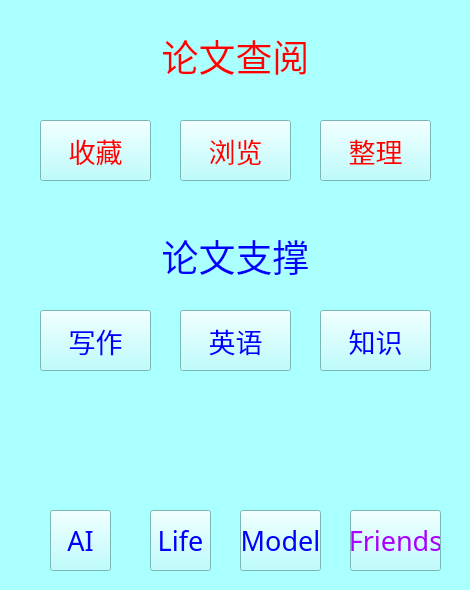
       <widget class="QWidget" name="widget_3" native="true">
        <property name="font">
         <font>
          <family>华文楷体</family>
          <pointsize>36</pointsize>
         </font>
        </property>
        <property name="styleSheet">
         <string notr="true">background-color: rgb(170, 255, 255);</string>
        </property>
        <widget class="QPushButton" name="pushButton_2">
         <property name="geometry">
          <rect>
           <x>140</x>
           <y>20</y>
           <width>191</width>
           <height>71</height>
          </rect>
         </property>
         <property name="font">
          <font>
           <family>华文楷体</family>
           <pointsize>28</pointsize>
          </font>
         </property>
         <property name="styleSheet">
          <string notr="true">color: rgb(255, 0, 0);</string>
         </property>
         <property name="text">
          <string>论文查阅</string>
         </property>
         <property name="flat">
          <bool>true</bool>
         </property>
        </widget>
        <widget class="QWidget" name="widget_5" native="true">
         <property name="geometry">
          <rect>
           <x>20</x>
           <y>100</y>
           <width>431</width>
           <height>111</height>
          </rect>
         </property>
         <widget class="QPushButton" name="pushButton_7">
          <property name="geometry">
           <rect>
            <x>20</x>
            <y>20</y>
            <width>111</width>
            <height>61</height>
           </rect>
          </property>
          <property name="font">
           <font>
            <family>华文楷体</family>
            <pointsize>20</pointsize>
           </font>
          </property>
          <property name="styleSheet">
           <string notr="true">color: rgb(255, 0, 0);</string>
          </property>
          <property name="text">
           <string>收藏</string>
          </property>
         </widget>
         <widget class="QPushButton" name="pushButton_8">
          <property name="geometry">
           <rect>
            <x>160</x>
            <y>20</y>
            <width>111</width>
            <height>61</height>
           </rect>
          </property>
          <property name="font">
           <font>
            <family>华文楷体</family>
            <pointsize>20</pointsize>
           </font>
          </property>
          <property name="styleSheet">
           <string notr="true">color: rgb(255, 0, 0);</string>
          </property>
          <property name="text">
           <string>浏览</string>
          </property>
         </widget>
         <widget class="QPushButton" name="pushButton_9">
          <property name="geometry">
           <rect>
            <x>300</x>
            <y>20</y>
            <width>111</width>
            <height>61</height>
           </rect>
          </property>
          <property name="font">
           <font>
            <family>华文楷体</family>
            <pointsize>20</pointsize>
           </font>
          </property>
          <property name="styleSheet">
           <string notr="true">color: rgb(255, 0, 0);</string>
          </property>
          <property name="text">
           <string>整理</string>
          </property>
         </widget>
         <widget class="QWidget" name="widget_7" native="true">
          <property name="geometry">
           <rect>
            <x>330</x>
            <y>110</y>
            <width>431</width>
            <height>111</height>
           </rect>
          </property>
          <widget class="QPushButton" name="pushButton_14">
           <property name="geometry">
            <rect>
             <x>20</x>
             <y>20</y>
             <width>111</width>
             <height>61</height>
            </rect>
           </property>
           <property name="font">
            <font>
             <family>华文楷体</family>
             <pointsize>20</pointsize>
            </font>
           </property>
           <property name="text">
            <string>收藏</string>
           </property>
          </widget>
          <widget class="QPushButton" name="pushButton_15">
           <property name="geometry">
            <rect>
             <x>160</x>
             <y>20</y>
             <width>111</width>
             <height>61</height>
            </rect>
           </property>
           <property name="font">
            <font>
             <family>华文楷体</family>
             <pointsize>20</pointsize>
            </font>
           </property>
           <property name="text">
            <string>浏览</string>
           </property>
          </widget>
          <widget class="QPushButton" name="pushButton_16">
           <property name="geometry">
            <rect>
             <x>300</x>
             <y>20</y>
             <width>111</width>
             <height>61</height>
            </rect>
           </property>
           <property name="font">
            <font>
             <family>华文楷体</family>
             <pointsize>20</pointsize>
            </font>
           </property>
           <property name="text">
            <string>整理</string>
           </property>
          </widget>
          <widget class="QWidget" name="widget_8" native="true">
           <property name="geometry">
            <rect>
             <x>370</x>
             <y>100</y>
             <width>431</width>
             <height>111</height>
            </rect>
           </property>
           <widget class="QPushButton" name="pushButton_17">
            <property name="geometry">
             <rect>
              <x>20</x>
              <y>20</y>
              <width>111</width>
              <height>61</height>
             </rect>
            </property>
            <property name="font">
             <font>
              <family>华文楷体</family>
              <pointsize>20</pointsize>
             </font>
            </property>
            <property name="text">
             <string>收藏</string>
            </property>
           </widget>
           <widget class="QPushButton" name="pushButton_18">
            <property name="geometry">
             <rect>
              <x>160</x>
              <y>20</y>
              <width>111</width>
              <height>61</height>
             </rect>
            </property>
            <property name="font">
             <font>
              <family>华文楷体</family>
              <pointsize>20</pointsize>
             </font>
            </property>
            <property name="text">
             <string>浏览</string>
            </property>
           </widget>
           <widget class="QPushButton" name="pushButton_19">
            <property name="geometry">
             <rect>
              <x>300</x>
              <y>20</y>
              <width>111</width>
              <height>61</height>
             </rect>
            </property>
            <property name="font">
             <font>
              <family>华文楷体</family>
              <pointsize>20</pointsize>
             </font>
            </property>
            <property name="text">
             <string>整理</string>
            </property>
           </widget>
          </widget>
         </widget>
         <widget class="QWidget" name="widget_6" native="true">
          <property name="geometry">
           <rect>
            <x>430</x>
            <y>60</y>
            <width>431</width>
            <height>111</height>
           </rect>
          </property>
          <widget class="QPushButton" name="pushButton_10">
           <property name="geometry">
            <rect>
             <x>20</x>
             <y>20</y>
             <width>111</width>
             <height>61</height>
            </rect>
           </property>
           <property name="font">
            <font>
             <family>华文楷体</family>
             <pointsize>20</pointsize>
            </font>
           </property>
           <property name="styleSheet">
            <string notr="true">color: rgb(255, 0, 0);</string>
           </property>
           <property name="text">
            <string>收藏</string>
           </property>
          </widget>
          <widget class="QPushButton" name="pushButton_11">
           <property name="geometry">
            <rect>
             <x>160</x>
             <y>20</y>
             <width>111</width>
             <height>61</height>
            </rect>
           </property>
           <property name="font">
            <font>
             <family>华文楷体</family>
             <pointsize>20</pointsize>
            </font>
           </property>
           <property name="styleSheet">
            <string notr="true">color: rgb(255, 0, 0);</string>
           </property>
           <property name="text">
            <string>浏览</string>
           </property>
          </widget>
          <widget class="QPushButton" name="pushButton_13">
           <property name="geometry">
            <rect>
             <x>300</x>
             <y>20</y>
             <width>111</width>
             <height>61</height>
            </rect>
           </property>
           <property name="font">
            <font>
             <family>华文楷体</family>
             <pointsize>20</pointsize>
            </font>
           </property>
           <property name="styleSheet">
            <string notr="true">color: rgb(255, 0, 0);</string>
           </property>
           <property name="text">
            <string>整理</string>
           </property>
          </widget>
          <widget class="QWidget" name="widget_10" native="true">
           <property name="geometry">
            <rect>
             <x>330</x>
             <y>110</y>
             <width>431</width>
             <height>111</height>
            </rect>
           </property>
           <widget class="QPushButton" name="pushButton_23">
            <property name="geometry">
             <rect>
              <x>20</x>
              <y>20</y>
              <width>111</width>
              <height>61</height>
             </rect>
            </property>
            <property name="font">
             <font>
              <family>华文楷体</family>
              <pointsize>20</pointsize>
             </font>
            </property>
            <property name="text">
             <string>收藏</string>
            </property>
           </widget>
           <widget class="QPushButton" name="pushButton_24">
            <property name="geometry">
             <rect>
              <x>160</x>
              <y>20</y>
              <width>111</width>
              <height>61</height>
             </rect>
            </property>
            <property name="font">
             <font>
              <family>华文楷体</family>
              <pointsize>20</pointsize>
             </font>
            </property>
            <property name="text">
             <string>浏览</string>
            </property>
           </widget>
           <widget class="QPushButton" name="pushButton_25">
            <property name="geometry">
             <rect>
              <x>300</x>
              <y>20</y>
              <width>111</width>
              <height>61</height>
             </rect>
            </property>
            <property name="font">
             <font>
              <family>华文楷体</family>
              <pointsize>20</pointsize>
             </font>
            </property>
            <property name="text">
             <string>整理</string>
            </property>
           </widget>
           <widget class="QWidget" name="widget_13" native="true">
            <property name="geometry">
             <rect>
              <x>370</x>
              <y>100</y>
              <width>431</width>
              <height>111</height>
             </rect>
            </property>
            <widget class="QPushButton" name="pushButton_32">
             <property name="geometry">
              <rect>
               <x>20</x>
               <y>20</y>
               <width>111</width>
               <height>61</height>
              </rect>
             </property>
             <property name="font">
              <font>
               <family>华文楷体</family>
               <pointsize>20</pointsize>
              </font>
             </property>
             <property name="text">
              <string>收藏</string>
             </property>
            </widget>
            <widget class="QPushButton" name="pushButton_34">
             <property name="geometry">
              <rect>
               <x>160</x>
               <y>20</y>
               <width>111</width>
               <height>61</height>
              </rect>
             </property>
             <property name="font">
              <font>
               <family>华文楷体</family>
               <pointsize>20</pointsize>
              </font>
             </property>
             <property name="text">
              <string>浏览</string>
             </property>
            </widget>
            <widget class="QPushButton" name="pushButton_35">
             <property name="geometry">
              <rect>
               <x>300</x>
               <y>20</y>
               <width>111</width>
               <height>61</height>
              </rect>
             </property>
             <property name="font">
              <font>
               <family>华文楷体</family>
               <pointsize>20</pointsize>
              </font>
             </property>
             <property name="text">
              <string>整理</string>
             </property>
            </widget>
           </widget>
          </widget>
         </widget>
        </widget>
        <widget class="QWidget" name="widget_9" native="true">
         <property name="geometry">
          <rect>
           <x>50</x>
           <y>490</y>
           <width>401</width>
           <height>91</height>
          </rect>
         </property>
         <widget class="QPushButton" name="pushButton_20">
          <property name="geometry">
           <rect>
            <x>0</x>
            <y>20</y>
            <width>61</width>
            <height>61</height>
           </rect>
          </property>
          <property name="font">
           <font>
            <family>华文楷体</family>
            <pointsize>20</pointsize>
           </font>
          </property>
          <property name="styleSheet">
           <string notr="true">color: rgb(0, 0, 255);</string>
          </property>
          <property name="text">
           <string>AI</string>
          </property>
         </widget>
         <widget class="QPushButton" name="pushButton_21">
          <property name="geometry">
           <rect>
            <x>100</x>
            <y>20</y>
            <width>61</width>
            <height>61</height>
           </rect>
          </property>
          <property name="font">
           <font>
            <family>华文楷体</family>
            <pointsize>20</pointsize>
           </font>
          </property>
          <property name="styleSheet">
           <string notr="true">color: rgb(0, 0, 255);</string>
          </property>
          <property name="text">
           <string>Life</string>
          </property>
         </widget>
         <widget class="QPushButton" name="pushButton_22">
          <property name="geometry">
           <rect>
            <x>190</x>
            <y>20</y>
            <width>81</width>
            <height>61</height>
           </rect>
          </property>
          <property name="font">
           <font>
            <family>华文楷体</family>
            <pointsize>20</pointsize>
           </font>
          </property>
          <property name="styleSheet">
           <string notr="true">color: rgb(0, 0, 255);</string>
          </property>
          <property name="text">
           <string>Model</string>
          </property>
         </widget>
         <widget class="QWidget" name="widget_11" native="true">
          <property name="geometry">
           <rect>
            <x>330</x>
            <y>110</y>
            <width>431</width>
            <height>111</height>
           </rect>
          </property>
          <widget class="QPushButton" name="pushButton_26">
           <property name="geometry">
            <rect>
             <x>20</x>
             <y>20</y>
             <width>111</width>
             <height>61</height>
            </rect>
           </property>
           <property name="font">
            <font>
             <family>华文楷体</family>
             <pointsize>20</pointsize>
            </font>
           </property>
           <property name="text">
            <string>收藏</string>
           </property>
          </widget>
          <widget class="QPushButton" name="pushButton_27">
           <property name="geometry">
            <rect>
             <x>160</x>
             <y>20</y>
             <width>111</width>
             <height>61</height>
            </rect>
           </property>
           <property name="font">
            <font>
             <family>华文楷体</family>
             <pointsize>20</pointsize>
            </font>
           </property>
           <property name="text">
            <string>浏览</string>
           </property>
          </widget>
          <widget class="QPushButton" name="pushButton_28">
           <property name="geometry">
            <rect>
             <x>300</x>
             <y>20</y>
             <width>111</width>
             <height>61</height>
            </rect>
           </property>
           <property name="font">
            <font>
             <family>华文楷体</family>
             <pointsize>20</pointsize>
            </font>
           </property>
           <property name="text">
            <string>整理</string>
           </property>
          </widget>
          <widget class="QWidget" name="widget_12" native="true">
           <property name="geometry">
            <rect>
             <x>370</x>
             <y>100</y>
             <width>431</width>
             <height>111</height>
            </rect>
           </property>
           <widget class="QPushButton" name="pushButton_29">
            <property name="geometry">
             <rect>
              <x>20</x>
              <y>20</y>
              <width>111</width>
              <height>61</height>
             </rect>
            </property>
            <property name="font">
             <font>
              <family>华文楷体</family>
              <pointsize>20</pointsize>
             </font>
            </property>
            <property name="text">
             <string>收藏</string>
            </property>
           </widget>
           <widget class="QPushButton" name="pushButton_30">
            <property name="geometry">
             <rect>
              <x>160</x>
              <y>20</y>
              <width>111</width>
              <height>61</height>
             </rect>
            </property>
            <property name="font">
             <font>
              <family>华文楷体</family>
              <pointsize>20</pointsize>
             </font>
            </property>
            <property name="text">
             <string>浏览</string>
            </property>
           </widget>
           <widget class="QPushButton" name="pushButton_31">
            <property name="geometry">
             <rect>
              <x>300</x>
              <y>20</y>
              <width>111</width>
              <height>61</height>
             </rect>
            </property>
            <property name="font">
             <font>
              <family>华文楷体</family>
              <pointsize>20</pointsize>
             </font>
            </property>
            <property name="text">
             <string>整理</string>
            </property>
           </widget>
          </widget>
         </widget>
         <widget class="QPushButton" name="pushButton_33">
          <property name="geometry">
           <rect>
            <x>300</x>
            <y>20</y>
            <width>91</width>
            <height>61</height>
           </rect>
          </property>
          <property name="font">
           <font>
            <family>华文楷体</family>
            <pointsize>20</pointsize>
           </font>
          </property>
          <property name="styleSheet">
           <string notr="true">color: rgb(170, 0, 255);</string>
          </property>
          <property name="text">
           <string>Friends</string>
          </property>
         </widget>
        </widget>
        <widget class="QPushButton" name="pushButton_3">
         <property name="geometry">
          <rect>
           <x>140</x>
           <y>220</y>
           <width>191</width>
           <height>71</height>
          </rect>
         </property>
         <property name="font">
          <font>
           <family>华文楷体</family>
           <pointsize>28</pointsize>
          </font>
         </property>
         <property name="styleSheet">
          <string notr="true">color: rgb(0, 0, 255);</string>
         </property>
         <property name="text">
          <string>论文支撑</string>
         </property>
         <property name="flat">
          <bool>true</bool>
         </property>
        </widget>
        <widget class="QWidget" name="widget_14" native="true">
         <property name="geometry">
          <rect>
           <x>30</x>
           <y>290</y>
           <width>431</width>
           <height>111</height>
          </rect>
         </property>
         <widget class="QPushButton" name="pushButton_36">
          <property name="geometry">
           <rect>
            <x>10</x>
            <y>20</y>
            <width>111</width>
            <height>61</height>
           </rect>
          </property>
          <property name="font">
           <font>
            <family>华文楷体</family>
            <pointsize>20</pointsize>
           </font>
          </property>
          <property name="styleSheet">
           <string notr="true">color: rgb(0, 0, 255);</string>
          </property>
          <property name="text">
           <string>写作</string>
          </property>
         </widget>
         <widget class="QPushButton" name="pushButton_37">
          <property name="geometry">
           <rect>
            <x>150</x>
            <y>20</y>
            <width>111</width>
            <height>61</height>
           </rect>
          </property>
          <property name="font">
           <font>
            <family>华文楷体</family>
            <pointsize>20</pointsize>
           </font>
          </property>
          <property name="styleSheet">
           <string notr="true">color: rgb(0, 0, 255);</string>
          </property>
          <property name="text">
           <string>英语</string>
          </property>
         </widget>
         <widget class="QWidget" name="widget_15" native="true">
          <property name="geometry">
           <rect>
            <x>330</x>
            <y>110</y>
            <width>431</width>
            <height>111</height>
           </rect>
          </property>
          <widget class="QPushButton" name="pushButton_39">
           <property name="geometry">
            <rect>
             <x>20</x>
             <y>20</y>
             <width>111</width>
             <height>61</height>
            </rect>
           </property>
           <property name="font">
            <font>
             <family>华文楷体</family>
             <pointsize>20</pointsize>
            </font>
           </property>
           <property name="text">
            <string>收藏</string>
           </property>
          </widget>
          <widget class="QPushButton" name="pushButton_40">
           <property name="geometry">
            <rect>
             <x>160</x>
             <y>20</y>
             <width>111</width>
             <height>61</height>
            </rect>
           </property>
           <property name="font">
            <font>
             <family>华文楷体</family>
             <pointsize>20</pointsize>
            </font>
           </property>
           <property name="text">
            <string>浏览</string>
           </property>
          </widget>
          <widget class="QPushButton" name="pushButton_41">
           <property name="geometry">
            <rect>
             <x>300</x>
             <y>20</y>
             <width>111</width>
             <height>61</height>
            </rect>
           </property>
           <property name="font">
            <font>
             <family>华文楷体</family>
             <pointsize>20</pointsize>
            </font>
           </property>
           <property name="text">
            <string>整理</string>
           </property>
          </widget>
          <widget class="QWidget" name="widget_16" native="true">
           <property name="geometry">
            <rect>
             <x>370</x>
             <y>100</y>
             <width>431</width>
             <height>111</height>
            </rect>
           </property>
           <widget class="QPushButton" name="pushButton_42">
            <property name="geometry">
             <rect>
              <x>20</x>
              <y>20</y>
              <width>111</width>
              <height>61</height>
             </rect>
            </property>
            <property name="font">
             <font>
              <family>华文楷体</family>
              <pointsize>20</pointsize>
             </font>
            </property>
            <property name="text">
             <string>收藏</string>
            </property>
           </widget>
           <widget class="QPushButton" name="pushButton_43">
            <property name="geometry">
             <rect>
              <x>160</x>
              <y>20</y>
              <width>111</width>
              <height>61</height>
             </rect>
            </property>
            <property name="font">
             <font>
              <family>华文楷体</family>
              <pointsize>20</pointsize>
             </font>
            </property>
            <property name="text">
             <string>浏览</string>
            </property>
           </widget>
           <widget class="QPushButton" name="pushButton_44">
            <property name="geometry">
             <rect>
              <x>300</x>
              <y>20</y>
              <width>111</width>
              <height>61</height>
             </rect>
            </property>
            <property name="font">
             <font>
              <family>华文楷体</family>
              <pointsize>20</pointsize>
             </font>
            </property>
            <property name="text">
             <string>整理</string>
            </property>
           </widget>
          </widget>
         </widget>
         <widget class="QWidget" name="widget_17" native="true">
          <property name="geometry">
           <rect>
            <x>430</x>
            <y>60</y>
            <width>431</width>
            <height>111</height>
           </rect>
          </property>
          <widget class="QPushButton" name="pushButton_52">
           <property name="geometry">
            <rect>
             <x>20</x>
             <y>20</y>
             <width>111</width>
             <height>61</height>
            </rect>
           </property>
           <property name="font">
            <font>
             <family>华文楷体</family>
             <pointsize>20</pointsize>
            </font>
           </property>
           <property name="styleSheet">
            <string notr="true">color: rgb(255, 0, 0);</string>
           </property>
           <property name="text">
            <string>收藏</string>
           </property>
          </widget>
          <widget class="QPushButton" name="pushButton_54">
           <property name="geometry">
            <rect>
             <x>160</x>
             <y>20</y>
             <width>111</width>
             <height>61</height>
            </rect>
           </property>
           <property name="font">
            <font>
             <family>华文楷体</family>
             <pointsize>20</pointsize>
            </font>
           </property>
           <property name="styleSheet">
            <string notr="true">color: rgb(255, 0, 0);</string>
           </property>
           <property name="text">
            <string>浏览</string>
           </property>
          </widget>
          <widget class="QPushButton" name="pushButton_55">
           <property name="geometry">
            <rect>
             <x>300</x>
             <y>20</y>
             <width>111</width>
             <height>61</height>
            </rect>
           </property>
           <property name="font">
            <font>
             <family>华文楷体</family>
             <pointsize>20</pointsize>
            </font>
           </property>
           <property name="styleSheet">
            <string notr="true">color: rgb(255, 0, 0);</string>
           </property>
           <property name="text">
            <string>整理</string>
           </property>
          </widget>
          <widget class="QWidget" name="widget_18" native="true">
           <property name="geometry">
            <rect>
             <x>330</x>
             <y>110</y>
             <width>431</width>
             <height>111</height>
            </rect>
           </property>
           <widget class="QPushButton" name="pushButton_56">
            <property name="geometry">
             <rect>
              <x>20</x>
              <y>20</y>
              <width>111</width>
              <height>61</height>
             </rect>
            </property>
            <property name="font">
             <font>
              <family>华文楷体</family>
              <pointsize>20</pointsize>
             </font>
            </property>
            <property name="text">
             <string>收藏</string>
            </property>
           </widget>
           <widget class="QPushButton" name="pushButton_57">
            <property name="geometry">
             <rect>
              <x>160</x>
              <y>20</y>
              <width>111</width>
              <height>61</height>
             </rect>
            </property>
            <property name="font">
             <font>
              <family>华文楷体</family>
              <pointsize>20</pointsize>
             </font>
            </property>
            <property name="text">
             <string>浏览</string>
            </property>
           </widget>
           <widget class="QPushButton" name="pushButton_58">
            <property name="geometry">
             <rect>
              <x>300</x>
              <y>20</y>
              <width>111</width>
              <height>61</height>
             </rect>
            </property>
            <property name="font">
             <font>
              <family>华文楷体</family>
              <pointsize>20</pointsize>
             </font>
            </property>
            <property name="text">
             <string>整理</string>
            </property>
           </widget>
           <widget class="QWidget" name="widget_19" native="true">
            <property name="geometry">
             <rect>
              <x>370</x>
              <y>100</y>
              <width>431</width>
              <height>111</height>
             </rect>
            </property>
            <widget class="QPushButton" name="pushButton_59">
             <property name="geometry">
              <rect>
               <x>20</x>
               <y>20</y>
               <width>111</width>
               <height>61</height>
              </rect>
             </property>
             <property name="font">
              <font>
               <family>华文楷体</family>
               <pointsize>20</pointsize>
              </font>
             </property>
             <property name="text">
              <string>收藏</string>
             </property>
            </widget>
            <widget class="QPushButton" name="pushButton_60">
             <property name="geometry">
              <rect>
               <x>160</x>
               <y>20</y>
               <width>111</width>
               <height>61</height>
              </rect>
             </property>
             <property name="font">
              <font>
               <family>华文楷体</family>
               <pointsize>20</pointsize>
              </font>
             </property>
             <property name="text">
              <string>浏览</string>
             </property>
            </widget>
            <widget class="QPushButton" name="pushButton_61">
             <property name="geometry">
              <rect>
               <x>300</x>
               <y>20</y>
               <width>111</width>
               <height>61</height>
              </rect>
             </property>
             <property name="font">
              <font>
               <family>华文楷体</family>
               <pointsize>20</pointsize>
              </font>
             </property>
             <property name="text">
              <string>整理</string>
             </property>
            </widget>
           </widget>
          </widget>
         </widget>
         <widget class="QPushButton" name="pushButton_38">
          <property name="geometry">
           <rect>
            <x>290</x>
            <y>20</y>
            <width>111</width>
            <height>61</height>
           </rect>
          </property>
          <property name="font">
           <font>
            <family>华文楷体</family>
            <pointsize>20</pointsize>
           </font>
          </property>
          <property name="styleSheet">
           <string notr="true">color: rgb(0, 0, 255);</string>
          </property>
          <property name="text">
           <string>知识</string>
          </property>
         </widget>
        </widget>
       </widget>
